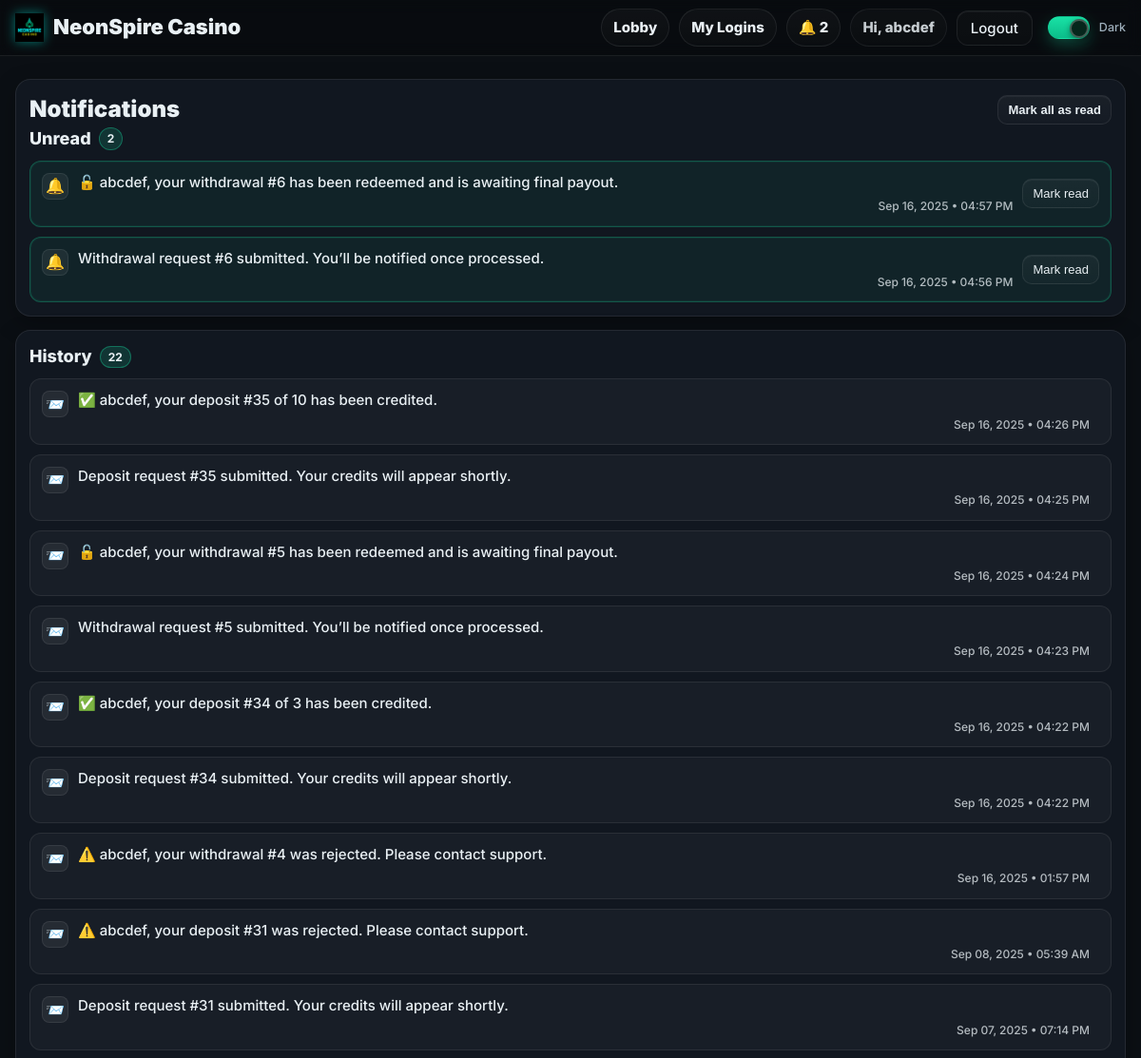
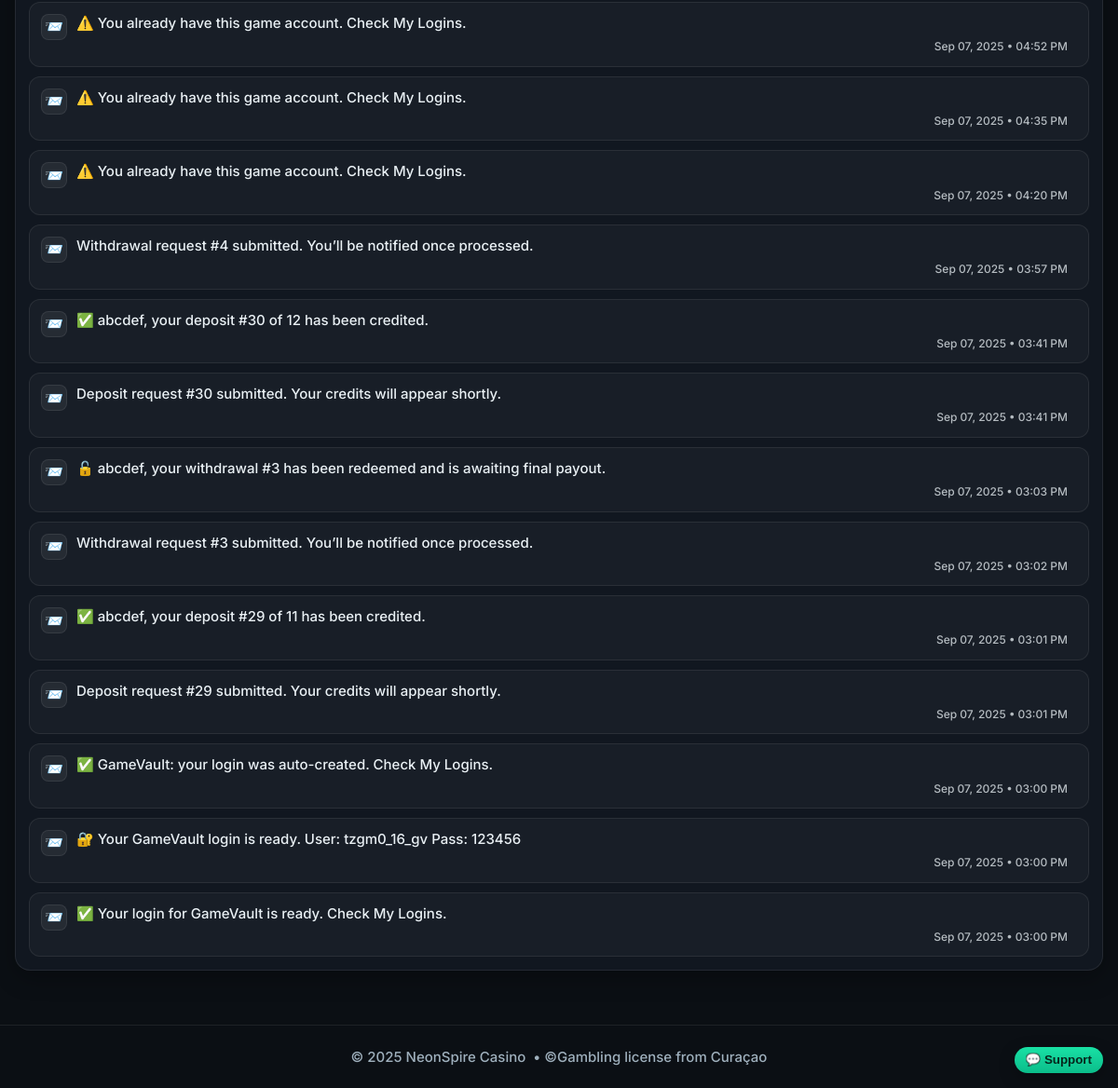
Page /notifications/ (signed in) on the committed database (2 pictures, top to bottom).
### models.py (models this page shows, shortened)
class User(db.Model, UserMixin):
    __tablename__ = "users"
    id = db.Column(db.Integer, primary_key=True)
    name = db.Column(db.String(120), nullable=False)
    email = db.Column(db.String(255), unique=True, nullable=False, index=True)
    mobile = db.Column(db.String(24), nullable=True, index=True)  # E.164
    password_hash = db.Column(db.String(255), nullable=False)
    role = db.Column(db.String(20), nullable=False, default="PLAYER")  # PLAYER | EMPLOYEE | ADMIN
    email_verified = db.Column(db.Boolean, default=False, index=True)
    email_verified_at = db.Column(db.DateTime, nullable=True)
    promo_seen = db.Column(db.Boolean, default=False, index=True)
    created_at = db.Column(db.DateTime, default=datetime.utcnow)

class Notification(db.Model):
    __tablename__ = "notifications"
    id = db.Column(db.Integer, primary_key=True)
    user_id = db.Column(db.Integer, db.ForeignKey("users.id"), nullable=False, index=True)
    message = db.Column(db.String(300), nullable=False)
    is_read = db.Column(db.Boolean, default=False, index=True)
    created_at = db.Column(db.DateTime, default=datetime.utcnow, index=True)

### notifications.py (the view)
@notify_bp.get("/")
@login_required
def list_notifications():
    unread = (Notification.query
              .filter_by(user_id=current_user.id, is_read=False)
              .order_by(Notification.created_at.desc())
              .all())
    history = (Notification.query
               .filter_by(user_id=current_user.id, is_read=True)
               .order_by(Notification.created_at.desc())
               .limit(50)
               .all())
    return render_template("notifications.html",
                           page_title="Notifications",
                           unread=unread, history=history)

### notifications.py (called while the page is built)
@notify_bp.before_request
def _guard():
    if not current_user.is_authenticated:
        return redirect(url_for("auth.login_get"))

### templates/notifications.html (shortened to what this page needs)
{% extends "base.html" %}
{% block content %}
<div class="shell n-page" style="margin-top:8px">
  <div class="panel">
    <div class="n-header">
      <div class="n-title">Notifications</div>
      <form method="post" action="{{ url_for('notifybp.mark_all_read') }}">
        <button class="btn btn-mini pill" type="submit" title="Mark all unread as read">Mark all as read</button>
      </form>
    </div>
    <div class="n-section-head">
      <div class="n-section-title">Unread</div>
      <span class="n-count">{{ unread|length if unread else 0 }}</span>
    </div>
    {% if unread %}
      <div class="n-list">
        {% for n in unread %}
          <div class="n-card n-card--unread">
            <div class="n-icon" aria-hidden="true">🔔</div>
            <div class="n-body">
              <div class="n-text">{{ n.message }}</div>
              {% if n.created_at %}
              <div class="n-meta">
                {{ n.created_at.strftime('%b %d, %Y • %I:%M %p') }}
              </div>
              {% endif %}
            </div>
            <div class="n-action">
              <form method="post" action="{{ url_for('notifybp.mark_read', note_id=n.id) }}">
                <button class="btn btn-mini" type="submit">Mark read</button>
              </form>
            </div>
          </div>
        {% endfor %}
      </div>
    {% else %}
      <div class="muted" style="margin-top:6px">No unread notifications.</div>
    {% endif %}
  </div>
  <div class="panel">
    <div class="n-section-head">
      <div class="n-section-title">History</div>
      <span class="n-count">{{ history|length if history else 0 }}</span>
    </div>
    {% if history %}
      <div class="n-list">
        {% for n in history %}
          <div class="n-card">
            <div class="n-icon" aria-hidden="true">📨</div>
            <div class="n-body">
              <div class="n-text">{{ n.message }}</div>
              {% if n.created_at %}
              <div class="n-meta">
                {{ n.created_at.strftime('%b %d, %Y • %I:%M %p') }}
              </div>
              {% endif %}
            </div>
          </div>
        {% endfor %}
      </div>
    {% else %}
      <div class="muted" style="margin-top:6px">No previous notifications.</div>
    {% endif %}
  </div>
</div>
{% endblock %}

### templates/base.html (shortened to what this page needs)
<!DOCTYPE html>
<html lang="en" data-theme="dark">
<head>
  <link rel="stylesheet" href="{{ url_for('static', filename='css/styles.css') }}?v=dm2">
</head>
<body>
  <header class="nav" style="position:sticky;top:0;z-index:50;background:rgba(0,0,0,.25);backdrop-filter:blur(8px);border-bottom:1px solid var(--stroke)">
    <div class="shell nav-inner" style="display:flex;align-items:center;justify-content:space-between;height:58px">
      <a href="{{ url_for('short_bp.lob_short') }}" class="brand" aria-label="NeonSpire Casino">
        <img class="brand-logo" src="{{ url_for('static', filename='img/logo.png') }}" alt="NeonSpire Casino">
        <span class="brand-text">NeonSpire Casino</span>
      </a>
      <nav class="nav-links" style="display:flex;align-items:center;gap:10px">
        {% if not current_user.is_authenticated or current_user.role == 'PLAYER' %}
          <a class="pill" href="{{ url_for('short_bp.lob_short') }}">Lobby</a>
        {% endif %}
        {% if current_user.is_authenticated %}
          {% if current_user.role == 'ADMIN' %}
            <a class="pill" href="{{ url_for('adminbp.admin_home') }}">Admin</a>
            <a class="pill" href="{{ url_for('adminbp.admin_players') }}">Players</a>
            <a class="pill" href="{{ url_for('adminbp.deposits_audit') }}">Deposits</a>
            <a class="pill" href="{{ url_for('adminbp.admin_users') }}">Employees</a>
          {% elif current_user.role == 'EMPLOYEE' %}
            <a class="pill" href="{{ url_for('employeebp.employee_home') }}">Employee</a>
          {% else %}
            <a class="pill" href="{{ url_for('short_bp.mylogin_clean') }}">My Logins</a>
          {% endif %}
          <a class="pill" href="{{ url_for('notifybp.list_notifications') }}">🔔 {{ unread_count or 0 }}</a>
          <span class="pill" style="pointer-events:none;opacity:.85">
            Hi, {{ current_user.name.split(' ')[0] if current_user.name else 'Player' }}
          </span>
          <a class="btn btn-ghost" href="{{ url_for('auth.logout') }}">Logout</a>
        {% else %}
          <a class="pill" href="{{ url_for('auth.login_get') }}">Login</a>
          <a class="btn btn-primary" href="{{ url_for('short_bp.reg_short') }}">Register</a>
        {% endif %}
        <label class="toggle" style="margin-left:6px">
          <span class="track"><span class="knob"></span></span>
          <span class="label">Dark</span>
        </label>
      </nav>
    </div>
  </header>
  <div class="hero-slot">
  </div>
  <main style="padding-bottom:20px">
    {% block content %}{% endblock %}
  </main>
  <footer class="shell footer"
          style="height:68px;border-top:1px solid var(--stroke);margin-top:24px;
                 display:flex;align-items:center;justify-content:center;">
    © {{ 2025 }} NeonSpire Casino &nbsp;•&nbsp;
    <span class="muted">©Gambling license from Curaçao </span>
  </footer>
  {% if current_user.is_authenticated and current_user.role == 'PLAYER' %}
    {% include "_dm_widget.html" %}
  {% endif %}
</body>
</html>

### templates/base.html (style rules this page uses)
.brand { display:flex; gap:10px; align-items:center; text-decoration:none; color:inherit; font-weight:900; font-size:22px }
.brand-logo { height:30px; width:auto; display:block; filter: drop-shadow(0 0 6px rgba(0,255,233,.45)); }
.hero-slot { position:relative; z-index:2; padding-top:12px; }
header.nav { overflow:visible; }

### rows in the picture
User: name "abcdef"
Notification: message "🔓 abcdef, your withdrawal #6 has been redeemed and is awaiting final payout.", created_at "Sep 16, 2025 • 04:57 PM"
Notification: message "Withdrawal request #6 submitted. You’ll be notified once processed.", created_at "Sep 16, 2025 • 04:56 PM"
Notification: message "✅ abcdef, your deposit #35 of 10 has been credited.", created_at "Sep 16, 2025 • 04:26 PM"
Notification: message "Deposit request #35 submitted. Your credits will appear shortly.", created_at "Sep 16, 2025 • 04:25 PM"
Notification: message "🔓 abcdef, your withdrawal #5 has been redeemed and is awaiting final payout.", created_at "Sep 16, 2025 • 04:24 PM"
Notification: message "Withdrawal request #5 submitted. You’ll be notified once processed.", created_at "Sep 16, 2025 • 04:23 PM"
Notification: message "✅ abcdef, your deposit #34 of 3 has been credited.", created_at "Sep 16, 2025 • 04:22 PM"
Notification: message "Deposit request #34 submitted. Your credits will appear shortly.", created_at "Sep 16, 2025 • 04:22 PM"
Notification: message "⚠️ abcdef, your withdrawal #4 was rejected. Please contact support.", created_at "Sep 16, 2025 • 01:57 PM"
Notification: message "⚠️ abcdef, your deposit #31 was rejected. Please contact support.", created_at "Sep 08, 2025 • 05:39 AM"
Notification: message "Deposit request #31 submitted. Your credits will appear shortly.", created_at "Sep 07, 2025 • 07:14 PM"
Notification: message "⚠️ You already have this game account. Check My Logins.", created_at "Sep 07, 2025 • 04:52 PM"
Notification: message "⚠️ You already have this game account. Check My Logins.", created_at "Sep 07, 2025 • 04:35 PM"
Notification: message "⚠️ You already have this game account. Check My Logins.", created_at "Sep 07, 2025 • 04:20 PM"
Notification: message "Withdrawal request #4 submitted. You’ll be notified once processed.", created_at "Sep 07, 2025 • 03:57 PM"
Notification: message "✅ abcdef, your deposit #30 of 12 has been credited.", created_at "Sep 07, 2025 • 03:41 PM"
Notification: message "Deposit request #30 submitted. Your credits will appear shortly.", created_at "Sep 07, 2025 • 03:41 PM"
Notification: message "🔓 abcdef, your withdrawal #3 has been redeemed and is awaiting final payout.", created_at "Sep 07, 2025 • 03:03 PM"
Notification: message "Withdrawal request #3 submitted. You’ll be notified once processed.", created_at "Sep 07, 2025 • 03:02 PM"
Notification: message "✅ abcdef, your deposit #29 of 11 has been credited.", created_at "Sep 07, 2025 • 03:01 PM"
Notification: message "Deposit request #29 submitted. Your credits will appear shortly.", created_at "Sep 07, 2025 • 03:01 PM"
Notification: message "✅ GameVault: your login was auto-created. Check My Logins.", created_at "Sep 07, 2025 • 03:00 PM"
Notification: message "🔐 Your GameVault login is ready. User: tzgm0_16_gv Pass: 123456", created_at "Sep 07, 2025 • 03:00 PM"
Notification: message "✅ Your login for GameVault is ready. Check My Logins.", created_at "Sep 07, 2025 • 03:00 PM"

### other values in the picture
{{ unread_count or 0 }} "2"
{{ unread|length if unread else 0 }} "2"
{{ history|length if history else 0 }} "22"
{{ 2025 }} "2025"
